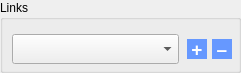
     <widget class="QGroupBox" name="eLinksBox">
      <property name="geometry">
       <rect>
        <x>8</x>
        <y>390</y>
        <width>241</width>
        <height>73</height>
       </rect>
      </property>
      <property name="toolTip">
       <string>manage links to lexical entries</string>
      </property>
      <property name="styleSheet">
       <string notr="true">QToolButton {
	background: #6698FF;
	color: white;
	border: 1px solid #6698FF;
}

QToolButton:pressed {
	border: 2px outset #1E90FF;
}</string>
      </property>
      <property name="title">
       <string>Links</string>
      </property>
      <widget class="QComboBox" name="eLinksList">
       <property name="geometry">
        <rect>
         <x>12</x>
         <y>34</y>
         <width>167</width>
         <height>30</height>
        </rect>
       </property>
       <property name="sizePolicy">
        <sizepolicy hsizetype="Fixed" vsizetype="Fixed">
         <horstretch>0</horstretch>
         <verstretch>0</verstretch>
        </sizepolicy>
       </property>
       <property name="minimumSize">
        <size>
         <width>167</width>
         <height>30</height>
        </size>
       </property>
       <property name="maximumSize">
        <size>
         <width>167</width>
         <height>30</height>
        </size>
       </property>
      </widget>
      <widget class="QToolButton" name="eAddExampleBtn">
       <property name="geometry">
        <rect>
         <x>187</x>
         <y>39</y>
         <width>20</width>
         <height>20</height>
        </rect>
       </property>
       <property name="minimumSize">
        <size>
         <width>20</width>
         <height>0</height>
        </size>
       </property>
       <property name="font">
        <font>
         <pointsize>14</pointsize>
         <weight>75</weight>
         <bold>true</bold>
        </font>
       </property>
       <property name="toolTip">
        <string>add link to lexical
entry or datset</string>
       </property>
       <property name="text">
        <string>+</string>
       </property>
      </widget>
      <widget class="QToolButton" name="eBreakLnkBtn">
       <property name="geometry">
        <rect>
         <x>212</x>
         <y>39</y>
         <width>20</width>
         <height>20</height>
        </rect>
       </property>
       <property name="font">
        <font>
         <pointsize>14</pointsize>
         <weight>75</weight>
         <bold>true</bold>
        </font>
       </property>
       <property name="toolTip">
        <string>&lt;html&gt;&lt;head/&gt;&lt;body&gt;&lt;p&gt;break link&lt;/p&gt;&lt;/body&gt;&lt;/html&gt;</string>
       </property>
       <property name="text">
        <string>–</string>
       </property>
      </widget>
     </widget>
